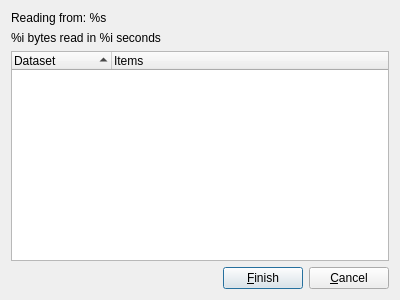
<ui version="4.0" >
 <class>CapturingDialog</class>
 <widget class="QDialog" name="CapturingDialog" >
  <property name="geometry" >
   <rect>
    <x>0</x>
    <y>0</y>
    <width>400</width>
    <height>300</height>
   </rect>
  </property>
  <property name="windowTitle" >
   <string>Capturing data - Veusz</string>
  </property>
  <layout class="QVBoxLayout" name="verticalLayout" >
   <item>
    <widget class="QLabel" name="sourceLabel" >
     <property name="text" >
      <string>Reading from: %s</string>
     </property>
    </widget>
   </item>
   <item>
    <widget class="QLabel" name="statusLabel" >
     <property name="text" >
      <string>%i bytes read in %i seconds</string>
     </property>
    </widget>
   </item>
   <item>
    <widget class="QTreeWidget" name="datasetTreeWidget" >
     <property name="rootIsDecorated" >
      <bool>false</bool>
     </property>
     <property name="sortingEnabled" >
      <bool>true</bool>
     </property>
     <column>
      <property name="text" >
       <string>Dataset</string>
      </property>
     </column>
     <column>
      <property name="text" >
       <string>Items</string>
      </property>
     </column>
    </widget>
   </item>
   <item>
    <layout class="QHBoxLayout" name="horizontalLayout" >
     <item>
      <spacer name="horizontalSpacer" >
       <property name="orientation" >
        <enum>Qt::Horizontal</enum>
       </property>
       <property name="sizeHint" stdset="0" >
        <size>
         <width>40</width>
         <height>20</height>
        </size>
       </property>
      </spacer>
     </item>
     <item>
      <widget class="QPushButton" name="finishButton" >
       <property name="text" >
        <string>&amp;Finish</string>
       </property>
      </widget>
     </item>
     <item>
      <widget class="QPushButton" name="cancelButton" >
       <property name="text" >
        <string>&amp;Cancel</string>
       </property>
      </widget>
     </item>
    </layout>
   </item>
  </layout>
 </widget>
 <resources/>
 <connections/>
</ui>
